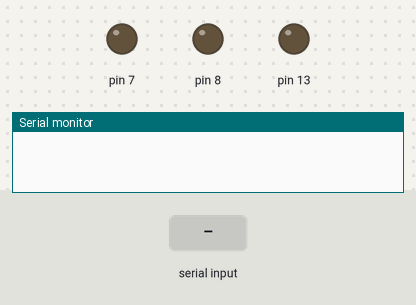
A sketch run on a simulated Arduino Uno, built with avr-gcc and run on an emulated ATmega328P. Parts: output pins drawn as LEDs (lit = HIGH), the last lines printed to the serial monitor. The inputs (shaded band) are chosen by the test bench.

Above: at 1.2 s.
1.3 s: "1" received over Serial
At 1.7 s:
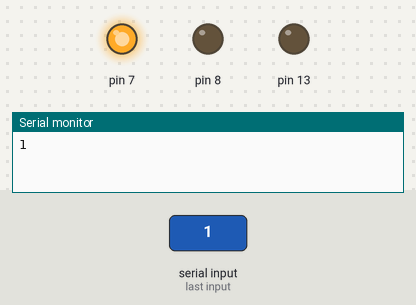
2.8 s: "0" received over Serial
At 4.1 s:
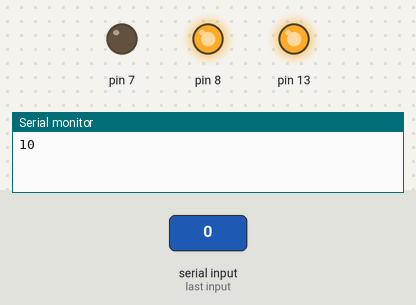
Timing chart, 0 to 5.8 s (numbered marks = the images above; inputs shaded):
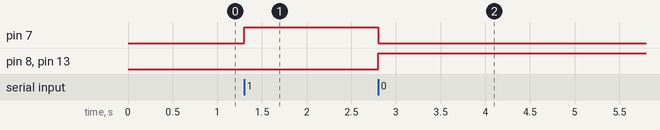

Measured:
- after the input at 1.3 s, pin 7: LOW → HIGH at once
- after the input at 2.8 s, pin 7: HIGH → LOW at once; pin 8, pin 13: LOW → HIGH at once

The sketch:

_Arduino_Line_Driver_.ino
```cpp
char input;

void setup()
{
  pinMode(7, OUTPUT);
  pinMode(8, OUTPUT);
  pinMode(13, OUTPUT);
  Serial.begin(1000000);
}

void loop()
{
  if (Serial.available() > 0)
  {
    input = Serial.read();
    if (input == '1')
    {
      digitalWrite(13, LOW);
      digitalWrite(7, HIGH); //Enabling TX
      digitalWrite(8, LOW);  //Disabling RX
      Serial.print(1);
    }
    else
    {
      digitalWrite(13, HIGH);
      digitalWrite(7, LOW);  //Disabling TX
      digitalWrite(8, HIGH); //Enabling RX
      Serial.print(0);
    }

  }

}
```
